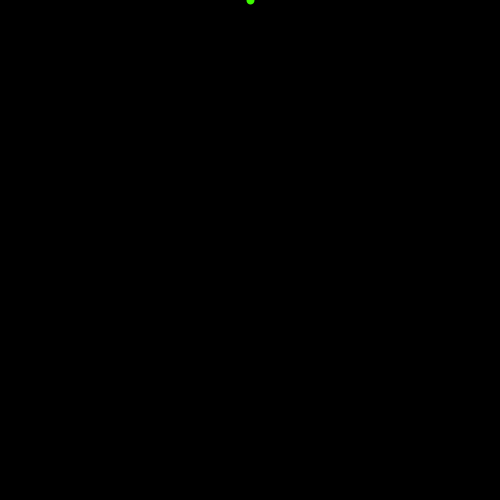
Frame 1 (no input)
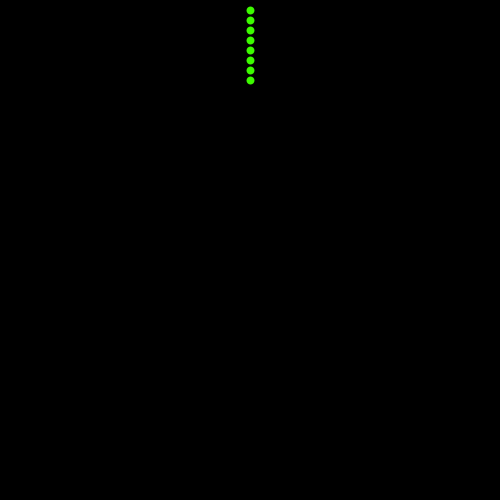
Frame 60 (the mouse pressed at the canvas centre just before this capture)
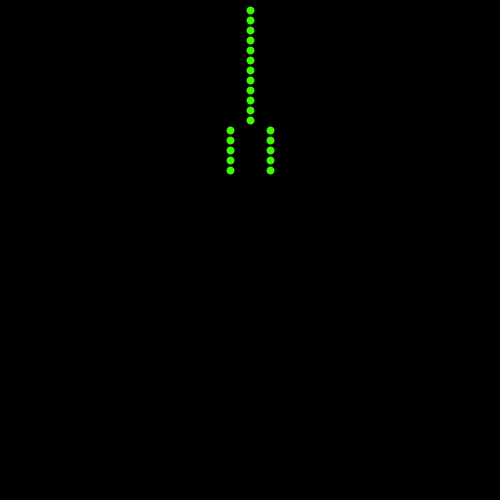
Frame 120 (the mouse held since frame 60 and released just before this capture)

The Processing sketch that drew these frames (run headless with seeded random() and noise(); from frame 60 on, the mouse is pressed at the canvas centre):

// Processing sketch: Processing_15
// ── Processing_15.pde
int yvalue;

void setup() {
  size(500,500);
  yvalue = 0;
  frameRate(15);
  stroke(#3DFA00);
  strokeWeight(8);
  background (0);
}

void draw() {
  if(yvalue < 125) {
  point(250,yvalue) ;
  }
  if(yvalue > 125 && yvalue < 250) {
   point(230,yvalue);
   point(270,yvalue);
   }
  if(yvalue > 250 && yvalue < 375) {
   point(210,yvalue);
   point(190,yvalue);
   point(290,yvalue);
   point(310,yvalue);
  }
  if(yvalue > 375 && yvalue < 500) {
   point(170,yvalue);
   point(150,yvalue);
   point(130,yvalue);
   point(110,yvalue);
   point(330,yvalue);
   point(350,yvalue);
   point(370,yvalue);
   point(390,yvalue);
  }
   
   
   
  if(yvalue > 500) {
   yvalue = 0;
   background (0); 
  }
  
  
  
  
  yvalue += 10; 
}
